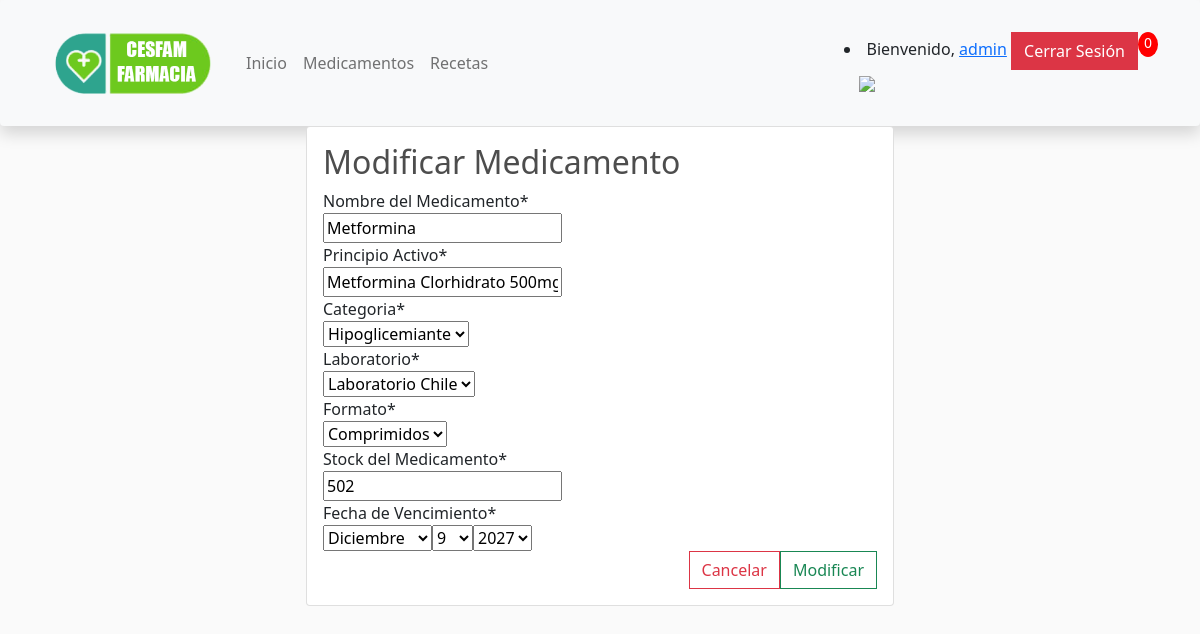
The page /modificar_medicamento/1/ (signed in) on the database its author committed.
### reserva/models.py (models this page shows, shortened)
class Medicamento(models.Model): #esta tabla guarda la información relacionada al medicamento
    codigo = models.AutoField(primary_key=True, verbose_name="Código del Medicamento") #codigo asignado de acuerdo a control interno, es clave primaria
    nombreMed = models.CharField(max_length=25, verbose_name="Nombre del Medicamento") #es el nombre comercial del medicamento
    principio = models.CharField(max_length=40, verbose_name="Principio Activo") #el principio activo del medicamento
    categoria = models.ForeignKey(Categoria, on_delete=models.RESTRICT, default=0)
    laboratorio = models.ForeignKey(Laboratorio, on_delete=models.RESTRICT) #laboratorio que lo fabrica, se obtiene de la tabla Laboratorio
    formato = models.ForeignKey(Formato, on_delete=models.RESTRICT) #el formato de venta del medicamento, se obtiene de la tabla Formato
    stock = models.IntegerField(verbose_name="Stock del Medicamento") #la cantidad que hay en existencias del medicamento
    vencimiento = models.DateField(verbose_name="Fecha de Vencimiento") #la fecha de vencimiento indicada por el fabricante

### reserva/views.py (the view, shortened to what this page needs)
# urls.py: path('modificar_medicamento/<codigo>/', modificar_medicamento, name="modificar_medicamento"),
@permission_required('reserva.change_medicamento')
def modificar_medicamento(request, codigo):
    meds = Medicamento.objects.get(codigo=codigo)
    antiguoStock = meds.stock #este valor lo tomo aqui para la logica que se usa mas abajo
    data = {
        'form': MedicamentoForm(instance=meds)
    }
    return render(request, 'medicamentos/modificarMedicamento.html', data)

### reserva/forms.py
class MedicamentoForm(forms.ModelForm):
    class Meta:
        model = Medicamento
        fields = '__all__'
        widgets = {
            "vencimiento": forms.SelectDateWidget()
        }

### reserva/context_processor.py (called while the page is built)
def guardar_receta(request):
    if request.user.is_authenticated:
        if "ca" in request.session.keys():
            for key, value in request.session["ca"].items():
                print(value["id"])
                carrito ={
                    "id":value["id"],
                    "nombre": value["nombre"],
                    "principio": value["principio"],
                    "cantidad":value["cantidad"]
                }
    return{"ca"}

### reserva/models.py (called while the page is built)
    def __str__(self):
        return self.nombreLab

    def __str__(self):
        return self.nombreFormato

    def __str__(self):
        return self.nombreCat

### reserva/templates/medicamentos/modificarMedicamento.html (shortened to what this page needs)
{% extends 'reserva/base.html' %}
{% load static %}
{% block content %} {% load crispy_forms_tags %}
<body>
    <div class="row">
        <div class="col-12 col-md-6 offset-md-3">
            <div class="card">
                <div class="card-body">
                    <h2>Modificar Medicamento</h2>
                    <form action="" method="post">
                        {% csrf_token %} {{ form | crispy }}
                        <div class="d-flex justify-content-end">
                            <a type="reset" href="{% url 'gestion_medicamentos' %}" class="btn btn-outline-danger">Cancelar</a>
                            <input type="submit" value="Modificar" class="btn btn-outline-success">
                        </div>
                    </form>
                </div>
            </div>
        </div>
    </div>
</body>
{% endblock %}

### reserva/templates/reserva/base.html (shortened to what this page needs)
{% load static %}
<!doctype html>
<html lang="es">
<head>
    <link rel="stylesheet" href="https://cdn.jsdelivr.net/npm/bootstrap@5.0.2/dist/css/bootstrap.min.css">
    <link type="text/css" rel="stylesheet" href="{% static 'reserva/css/style.css'%}">
</head>
<nav class="navbar navbar-expand-md navbar-light bg-light rounded shadow">
    <div class="container">
        <a href="{% url 'home' %}" class="navbar-brand">
            <img class="d-inline-block align-self-center" src="{% static 'reserva/img/cesfam-logo.png' %}" width="180" height="100">
        </a>
        <div class="collapse navbar-collapse d-flex" id="navbarNAV">
            <ul class="navbar-nav">
                <li class="nav-item active">
                    <a href="{% url 'home' %}" class="nav-link">
                            Inicio
                        </a>
                </li>
                {% if user.is_authenticated %}
                <li class="nav-item">
                    <a class="nav-link" href="{% url 'gestion_medicamentos' %}" role="button">
                            Medicamentos
                            </a>
                </li>
                <li class="nav-item">
                    <a class="nav-link" href="{% url 'listar_recetas' %}" role="button">
                            Recetas
                            </a>
                </li>
                {% endif %}
            </ul>
        </div>
        <div class="d-flex justify-content-end">
            <div class="form-inline my-2 my-lg-0">
                {% if user.is_authenticated %}
                <li>
                    <a>Bienvenido, </a>
                    <a href="#">{{ user.username }}</a>
                    <a class="btn btn-danger" href="{% url 'logout' %}">Cerrar Sesión</a>
                </li>
                {% else %}
                <li>
                    <a class="btn btn-success" href="{% url 'login' %}">Iniciar Sesión</a>
                </li>
                {% endif %}
                <a href="{% url 'crear_receta' %}">
                    <img id="cart-icon" src="{% static 'reserva/img/receta.png' %}">
                </a>
            </div>
            <p id="cart-total">0</p>
        </div>
    </div>
</nav>
{% block content %} {% endblock %}
</html>

### reserva/static/reserva/css/style.css (style rules this page uses)
body { background-color: hsl(0, 0%, 98%); }
h1,h2,h3,h4,h5,h6 { color:hsl(0, 0%, 30%); }
#cart-icon { width:25px; display: inline-block; margin-left: 15px; }
#cart-total { display: block; text-align: center; color:#fff; background-color: red; width: 20px; height: 25px; border-radius: 50%; font-size: 14px; }
.btn { border-radius: 0; }

### rows shown on the page
Medicamento: nombreMed "Metformina", principio "Metformina Clorhidrato 500mg", categoria "Hipoglicemiante", laboratorio "Laboratorio Chile", formato "Comprimidos", stock "502"

### other values the page prints
{{ user.username }} "admin"
